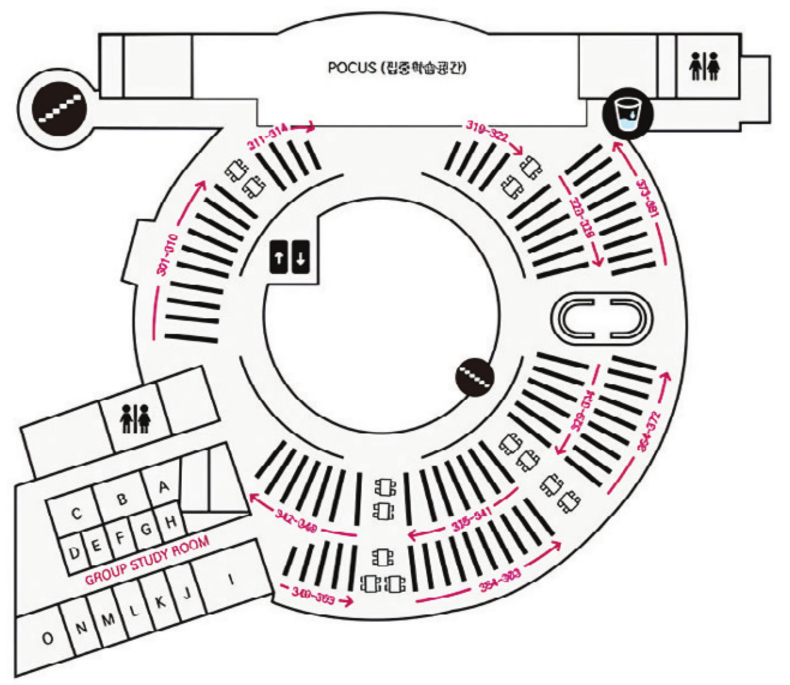
#> input picture assets/postech-3f-stacks.png, 1580 x 1370 px (shown at 1/2 size)
$ python build_route_grid.py
#> lines starting #> are read from the running program, lines starting #| are printed output that depends on the picture
from PIL import Image, ImageDraw
from collections import deque
from pathlib import Path
import json
src=Path(__file__).resolve().parents[1] / 'assets/postech-3f-stacks.png'
im=Image.open(src).convert('RGB'); w,h=im.size; S=8; cols=(w+S-1)//S; rows=(h+S-1)//S
#> further down, im is the input picture: PIL image 1580x1370 RGB; mean R, G, B 229, 227.3, 227.5
#> after `w, h = im.size`: w = 1580; h = 1370
#> after `cols = (w + S - 1) // S`: cols = 198
#> after `rows = (h + S - 1) // S`: rows = 172
floor=[(515,258),(1185,258),(1270,335),(1335,470),(1370,620),(1360,775),(1310,930),(1215,1060),(1105,1150),(950,1210),(800,1235),(660,1210),(550,1170),(505,1110),(470,1000),(445,900),(355,815),(295,740),(265,630),(290,510),(355,385),(465,275)]
void=[(630,420),(690,390),(760,385),(830,390),(910,425),(970,485),(1000,560),(1010,640),(1000,715),(965,790),(905,845),(830,875),(750,880),(680,860),(610,815),(555,745),(520,670),(520,590),(630,590)]
mask=Image.new('L',(w,h),0); draw=ImageDraw.Draw(mask);draw.polygon(floor,fill=255);draw.polygon(void,fill=0)
#> after `mask = Image.new('L', (w, h), 0)`: mask: PIL image 1580x1370 L; every value is 0
# Study rooms and facilities occupy this lower-left wedge.
draw.polygon([(0,720),(420,720),(485,850),(530,1030),(560,1210),(0,1370)],fill=0)
pix=im.load(); allowed=mask.load(); arr=[]
for gy in range(rows):
 for gx in range(cols):
  x=min(w-1,gx*S+S//2);y=min(h-1,gy*S+S//2)
  ok=allowed[x,y]>0
  if ok:
   for yy in range(max(0,y-5),min(h,y+6),2):
    for xx in range(max(0,x-5),min(w,x+6),2):
     r,g,b=pix[xx,yy]
     if max(r,g,b)<125:ok=False;break
    if not ok:break
  arr.append(1 if ok else 0)
#> after the loop, arr = 34056 items; b = 114; g = 114; r = 116
# Connected components
seen=set(); comps=[]
for i,v in enumerate(arr):
 if not v or i in seen:continue
 q=deque([i]);seen.add(i);comp=[]
 while q:
  j=q.popleft();comp.append(j);x=j%cols;y=j//cols
  for nx,ny in ((x+1,y),(x-1,y),(x,y+1),(x,y-1)):
   k=ny*cols+nx
   if 0<=nx<cols and 0<=ny<rows and arr[k] and k not in seen:seen.add(k);q.append(k)
 comps.append(comp)
#> after the loop, comps = 193 items; seen = 5780 items
comps.sort(key=len,reverse=True)
print(cols,rows,'walkable',sum(arr),'components',len(comps),'largest',[(len(c)) for c in comps[:10]])
#| 198 172 walkable 5780 components 193 largest [5292, 98, 23, 10, 10, 7, 6, 6, 6, 5]
# Keep only largest navigable component. This rejects isolated voids/rooms.
keep=set(comps[0]);arr=[int(i in keep) for i in range(len(arr))]
#> after `keep = set(comps[0])`: keep = 5292 items
# Bitset, base64 for runtime.
import base64
bits=bytearray((len(arr)+7)//8)
for i,v in enumerate(arr):
 if v:bits[i>>3]|=1<<(i&7)
Path(__file__).with_name('walkgrid.json').write_text(json.dumps({'width':w,'height':h,'cell':S,'cols':cols,'rows':rows,'bits':base64.b64encode(bits).decode()}))
vis=im.copy(); d=ImageDraw.Draw(vis,'RGBA')
for gy in range(rows):
 for gx in range(cols):
  if arr[gy*cols+gx]: d.rectangle((gx*S,gy*S,(gx+1)*S,(gy+1)*S),fill=(40,150,255,65))
vis.save('/private/tmp/bookgil-walkgrid-preview.png')
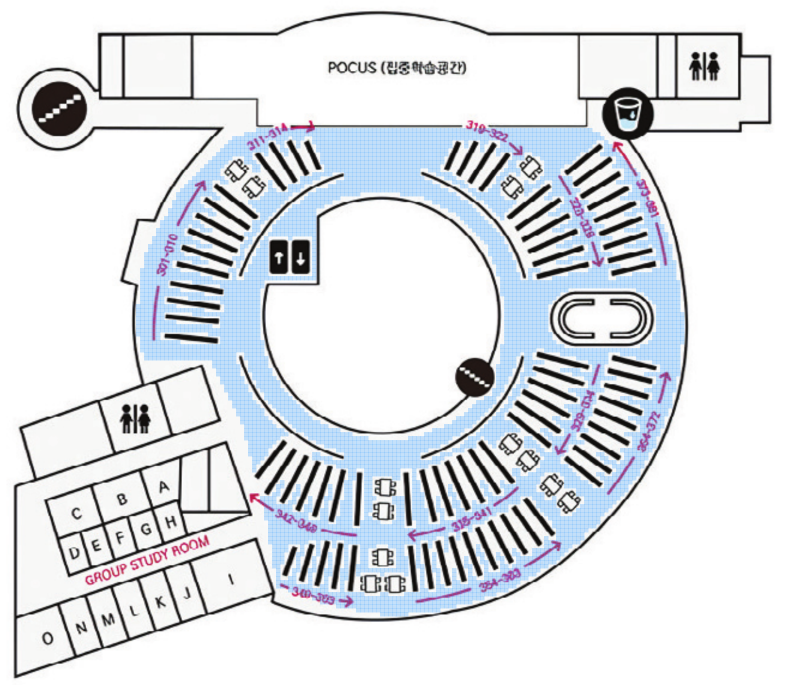
#> saved as bookgil-walkgrid-preview.png: PIL image 1580x1370 RGB (shown at 1/2 size); mean R, G, B 219.2, 223.2, 228.2
